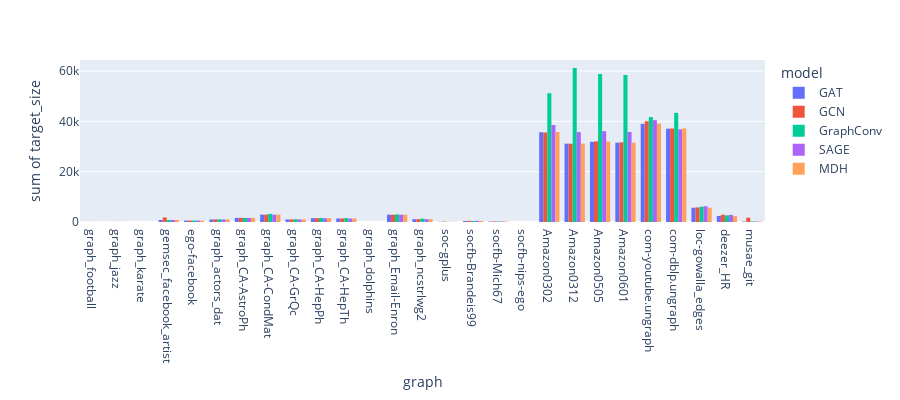

Notebook code cell kept with this figure:
### Code cell
fig = px.histogram(Full, x="graph", y="target_size",
             color='model', barmode='group',
             height=400)
fig.show()

### Figure 1 — Plotly figure (JSON) as saved in the notebook; plotly's stock layout.template omitted (floating-point values rounded to 4 significant figures)
{"data": [{"alignmentgroup": "True", "bingroup": "x", "histfunc": "sum", "hovertemplate": "model=GAT<br>graph=%{x}<br>sum of target_size=%{y}<extra></extra>", "legendgroup": "GAT", "marker": {"color": "#636efa"}, "name": "GAT", "offsetgroup": "GAT", "orientation": "v", "showlegend": true, "type": "histogram", "x": ["graph_football", "graph_jazz", "graph_karate", "gemsec_facebook_artist", "ego-facebook", "graph_actors_dat", "graph_CA-AstroPh", "graph_CA-CondMat", "graph_CA-GrQc", "graph_CA-HepPh", "graph_CA-HepTh", "graph_dolphins", "graph_Email-Enron", "graph_ncstrlwg2", "soc-gplus", "socfb-Brandeis99", "socfb-Mich67", "socfb-nips-ego", "Amazon0302", "Amazon0312", "Amazon0505", "Amazon0601", "com-youtube.ungraph", "com-dblp.ungraph", "loc-gowalla_edges", "deezer_HR", "musae_git"], "xaxis": "x", "y": [35, 30, 8, 805, 533, 1010, 1629, 2923, 1027, 1508, 1377, 3, 2877, 1108, 69, 404, 212, 10, 35648, 31127, 31861, 31507, 38983, 37073, 5663, 2409, 196], "yaxis": "y"}, {"alignmentgroup": "True", "bingroup": "x", "histfunc": "sum", "hovertemplate": "model=GCN<br>graph=%{x}<br>sum of target_size=%{y}<extra></extra>", "legendgroup": "GCN", "marker": {"color": "#EF553B"}, "name": "GCN", "offsetgroup": "GCN", "orientation": "v", "showlegend": true, "type": "histogram", "x": ["graph_football", "graph_jazz", "graph_karate", "gemsec_facebook_artist", "ego-facebook", "graph_actors_dat", "graph_CA-AstroPh", "graph_CA-CondMat", "graph_CA-GrQc", "graph_CA-HepPh", "graph_CA-HepTh", "graph_dolphins", "graph_Email-Enron", "graph_ncstrlwg2", "soc-gplus", "socfb-Brandeis99", "socfb-Mich67", "socfb-nips-ego", "Amazon0302", "Amazon0312", "Amazon0505", "Amazon0601", "com-youtube.ungraph", "com-dblp.ungraph", "loc-gowalla_edges", "deezer_HR", "musae_git"], "xaxis": "x", "y": [33, 32, 10, 1819, 579, 1042, 1664, 2948, 1023, 1526, 1406, 4, 2906, 1123, 182, 468, 245, 10, 35575, 31110, 32008, 31682, 40061, 37125, 5804, 2898, 1719], "yaxis": "y"}, {"alignmentgroup": "True", "bingroup": "x", "histfunc": "sum", "hovertemplate": "model=GraphConv<br>graph=%{x}<br>sum of target_size=%{y}<extra></extra>", "legendgroup": "GraphConv", "marker": {"color": "#00cc96"}, "name": "GraphConv", "offsetgroup": "GraphConv", "orientation": "v", "showlegend": true, "type": "histogram", "x": ["graph_football", "graph_jazz", "graph_karate", "gemsec_facebook_artist", "ego-facebook", "graph_actors_dat", "graph_CA-AstroPh", "graph_CA-CondMat", "graph_CA-GrQc", "graph_CA-HepPh", "graph_CA-HepTh", "graph_dolphins", "graph_Email-Enron", "graph_ncstrlwg2", "soc-gplus", "socfb-Brandeis99", "socfb-Mich67", "socfb-nips-ego", "Amazon0302", "Amazon0312", "Amazon0505", "Amazon0601", "com-youtube.ungraph", "com-dblp.ungraph", "loc-gowalla_edges", "deezer_HR", "musae_git"], "xaxis": "x", "y": [35, 30, 9, 790, 576, 1075, 1610, 3226, 1103, 1597, 1552, 3, 2989, 1322, 72, 417, 215, 10, 51157, 61151, 58845, 58417, 41686, 43359, 6070, 2640, 240], "yaxis": "y"}, {"alignmentgroup": "True", "bingroup": "x", "histfunc": "sum", "hovertemplate": "model=SAGE<br>graph=%{x}<br>sum of target_size=%{y}<extra></extra>", "legendgroup": "SAGE", "marker": {"color": "#ab63fa"}, "name": "SAGE", "offsetgroup": "SAGE", "orientation": "v", "showlegend": true, "type": "histogram", "x": ["graph_football", "graph_jazz", "graph_karate", "gemsec_facebook_artist", "ego-facebook", "graph_actors_dat", "graph_CA-AstroPh", "graph_CA-CondMat", "graph_CA-GrQc", "graph_CA-HepPh", "graph_CA-HepTh", "graph_dolphins", "graph_Email-Enron", "graph_ncstrlwg2", "soc-gplus", "socfb-Brandeis99", "socfb-Mich67", "socfb-nips-ego", "Amazon0302", "Amazon0312", "Amazon0505", "Amazon0601", "com-youtube.ungraph", "com-dblp.ungraph", "loc-gowalla_edges", "deezer_HR", "musae_git"], "xaxis": "x", "y": [31, 30, 8, 801, 593, 1021, 1621, 2893, 1016, 1488, 1374, 3, 2891, 1096, 70, 481, 235, 10, 38523, 35697, 36090, 35790, 40469, 36805, 6281, 2842, 234], "yaxis": "y"}, {"alignmentgroup": "True", "bingroup": "x", "histfunc": "sum", "hovertemplate": "model=MDH<br>graph=%{x}<br>sum of target_size=%{y}<extra></extra>", "legendgroup": "MDH", "marker": {"color": "#FFA15A"}, "name": "MDH", "offsetgroup": "MDH", "orientation": "v", "showlegend": true, "type": "histogram", "x": ["graph_football", "graph_jazz", "graph_karate", "gemsec_facebook_artist", "ego-facebook", "graph_actors_dat", "graph_CA-AstroPh", "graph_CA-CondMat", "graph_CA-GrQc", "graph_CA-HepPh", "graph_CA-HepTh", "graph_dolphins", "graph_Email-Enron", "graph_ncstrlwg2", "soc-gplus", "socfb-Brandeis99", "socfb-Mich67", "socfb-nips-ego", "Amazon0302", "Amazon0312", "Amazon0505", "Amazon0601", "com-youtube.ungraph", "com-dblp.ungraph", "loc-gowalla_edges", "deezer_HR", "musae_git"], "xaxis": "x", "y": [31, 31, 8, 790, 528, 1014, 1638, 2938, 1033, 1529, 1388, 3, 2881, 1108, 69, 395, 202, 10, 35766, 31165, 31926, 31507, 39090, 37197, 5670, 2346, 196], "yaxis": "y"}], "layout": {"barmode": "group", "height": 400, "legend": {"title": {"text": "model"}, "tracegroupgap": 0}, "margin": {"t": 60}, "xaxis": {"anchor": "y", "domain": [0, 1], "title": {"text": "graph"}}, "yaxis": {"anchor": "x", "domain": [0, 1], "title": {"text": "sum of target_size"}}}}
